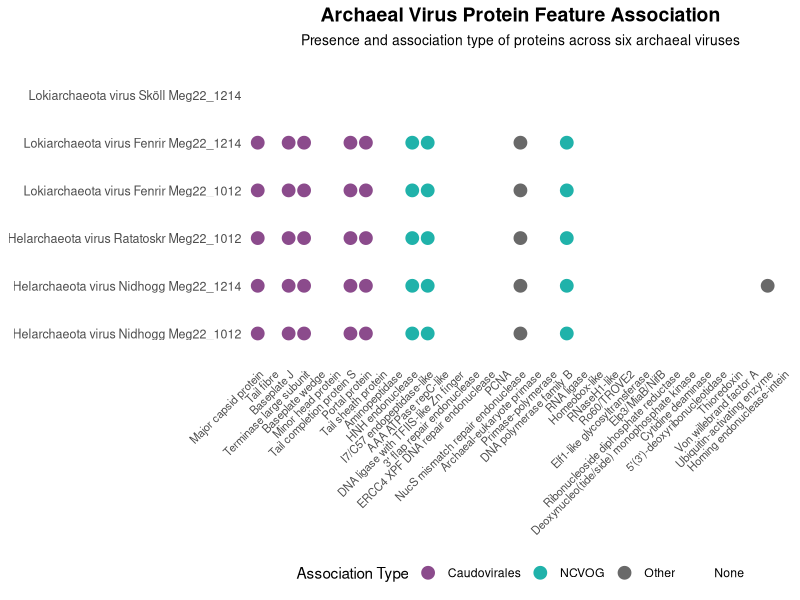
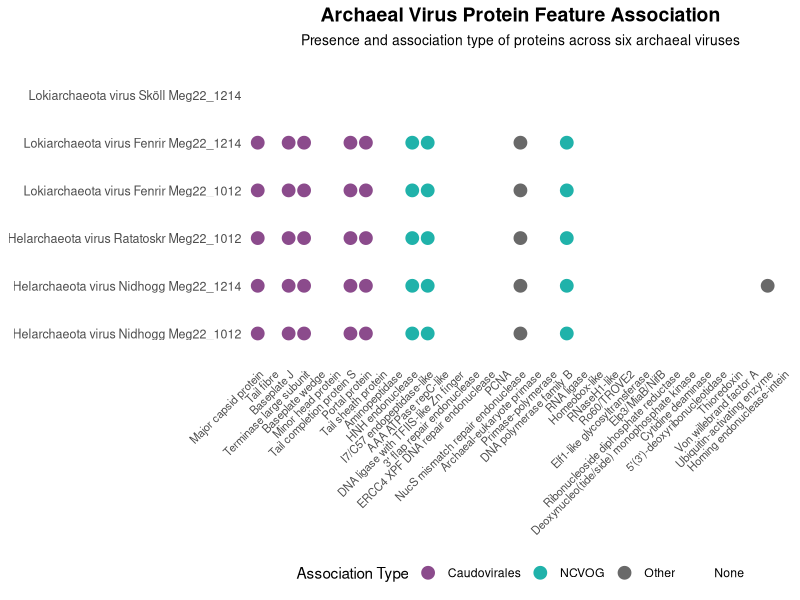
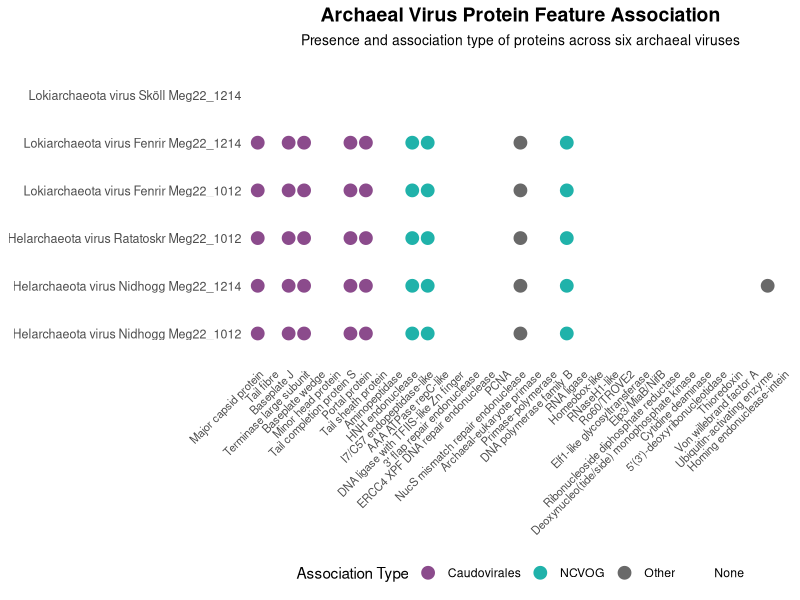

Generate these figures, in order, with R:
# =============================================================================
# Predatory-bacterial-virome -- phage annotation / Gene dot-plot, full variant
# =============================================================================
# Full variant of the gene dot-plot with the complete styling; reads and
# writes inside an external prototyping folder (GTR_DEF).
#
# Manuscript      : Fig. S6 (variant)
# Main outputs    : virus_protein_dotplot.pdf
# Original script : 1mobilome_predatory_bacteria/7phage_gene_annotation/phage_gene_anno_plot/virus_protein_dotplot.R
# -----------------------------------------------------------------------------
# Input data and output files are resolved from GTR_DATA (current analysis root),
# GTR_WORK (earlier working copy) and GTR_DEF (shared defensome data). All three
# default to the current working directory; set them instead of editing files:
#
#     Sys.setenv(GTR_DATA = "/path/to/06_predatory_bacteria_virome")
#
# =============================================================================
GTR_DATA <- normalizePath(Sys.getenv("GTR_DATA", unset = "."), mustWork = FALSE)
GTR_DEF <- normalizePath(Sys.getenv("GTR_DEF", unset = "."), mustWork = FALSE)

# 古菌病毒蛋白质特征点图
# 基于图像描述创建的数据可视化

library(ggplot2)
library(dplyr)
library(tidyr)

# 设置工作目录和输出
setwd(file.path(GTR_DEF, "代码调试"))

# 1. 创建病毒名称
viruses <- c(
  "Helarchaeota virus Nidhogg Meg22_1012",
  "Helarchaeota virus Nidhogg Meg22_1214", 
  "Helarchaeota virus Ratatoskr Meg22_1012",
  "Lokiarchaeota virus Fenrir Meg22_1012",
  "Lokiarchaeota virus Fenrir Meg22_1214",
  "Lokiarchaeota virus Sköll Meg22_1214"
)

# 2. 创建蛋白质特征名称（按功能分类）
# 病毒结构和形态发生 (12个特征)
virion_features <- c(
  "Major capsid protein",
  "Tail fibre", 
  "Baseplate J",
  "Terminase large subunit",
  "Baseplate wedge",
  "Minor head protein",
  "Tail completion protein S",
  "Portal protein",
  "Tail sheath protein",
  "Aminopeptidase",
  "HNH endonuclease",
  "I7/C57 endopeptidase-like"
)

# DNA复制、重组和修复 (9个特征)
dna_features <- c(
  "AAA ATPase repC-like",
  "DNA ligase with TFIIS-like Zn finger",
  "3' flap repair endonuclease", 
  "ERCC4 XPF DNA repair endonuclease",
  "PCNA",
  "NucS mismatch repair endonuclease",
  "Archaeal-eukaryote primase",
  "Primase-polymerase",
  "DNA polymerase family B"
)

# RNA和转录 (7个特征)
rna_features <- c(
  "RNA ligase",
  "Homeobox-like",
  "RNaseH1-like",
  "Ro60/TROVE2",
  "Elf1-like glycosyltransferase",
  "Elp3/MiaB/NifB",
  "Ribonucleoside diphosphate reductase"
)

# 核苷酸代谢 (4个特征)
nucleotide_features <- c(
  "Deoxynucleo(tide/side) monophosphate kinase",
  "Cytidine deaminase",
  "5'(3')-deoxyribonucleotidase",
  "Thioredoxin"
)

# 宿主-病毒相互作用 (3个特征)
host_virus_features <- c(
  "Von willebrand factor A",
  "Ubiquitin-activating enzyme", 
  "Homing endonuclease-intein"
)

# 合并所有特征
all_features <- c(virion_features, dna_features, rna_features, nucleotide_features, host_virus_features)

# 3. 创建功能分类信息
feature_categories <- data.frame(
  feature = all_features,
  category = c(
    rep("Virion structure and morphogenesis", length(virion_features)),
    rep("DNA replication, recombination and repair", length(dna_features)),
    rep("RNA and transcription", length(rna_features)),
    rep("Nucleotide metabolism", length(nucleotide_features)),
    rep("Host-virus interaction", length(host_virus_features))
  ),
  category_order = c(
    rep(1, length(virion_features)),
    rep(2, length(dna_features)),
    rep(3, length(rna_features)),
    rep(4, length(nucleotide_features)),
    rep(5, length(host_virus_features))
  )
)

# 4. 根据图像描述创建数据矩阵
# 创建关联类型数据
create_association_data <- function() {
  # 初始化数据框
  data_list <- list()
  
  # 为每个病毒创建数据
  for (i in 1:length(viruses)) {
    virus_data <- data.frame(
      virus = viruses[i],
      feature = all_features,
      association = "None",  # 默认为无关联
      stringsAsFactors = FALSE
    )
    
    # 根据图像描述设置关联类型
    if (i <= 5) {  # 前5个病毒
      # 病毒结构和形态发生特征 (前12个)
      virus_data$association[1:12] <- c("Caudovirales", "None", "Caudovirales", "Caudovirales", 
                                       "None", "None", "Caudovirales", "Caudovirales", 
                                       "None", "None", "NCVOG", "NCVOG")
      
      # DNA复制、重组和修复特征 (13-21个)
      virus_data$association[13:21] <- c("None", "None", "None", "None", "None", 
                                        "Other", "None", "None", "NCVOG")
      
      # 其他特征保持为None
      virus_data$association[22:35] <- "None"
      
      # 特殊处理：第二个病毒的宿主-病毒相互作用特征
      if (i == 2) {
        virus_data$association[34] <- "Other"  # Ubiquitin-activating enzyme
      }
    } else {  # 第6个病毒 (Sköll)
      # 所有特征都无关联
      virus_data$association <- "None"
    }
    
    data_list[[i]] <- virus_data
  }
  
  return(do.call(rbind, data_list))
}

# 创建数据
plot_data <- create_association_data()

# 合并功能分类信息
plot_data <- merge(plot_data, feature_categories, by = "feature", all.x = TRUE)

# 5. 设置因子顺序
plot_data$virus <- factor(plot_data$virus, levels = rev(viruses))
plot_data$feature <- factor(plot_data$feature, levels = all_features)
plot_data$association <- factor(plot_data$association, 
                               levels = c("Caudovirales", "NCVOG", "Other", "None"))

# 6. 创建分类背景数据
category_background <- feature_categories %>%
  group_by(category, category_order) %>%
  summarise(
    start = min(as.numeric(feature)),
    end = max(as.numeric(feature)),
    .groups = 'drop'
  ) %>%
  mutate(
    y_min = 0.5,
    y_max = length(viruses) + 0.5
  )

# 7. 创建颜色映射
association_colors <- c(
  "Caudovirales" = "#8B4B8C",  # 紫色
  "NCVOG" = "#20B2AA",         # 青绿色
  "Other" = "#696969",         # 深灰色
  "None" = "white"             # 白色
)

# 8. 绘制图形
p <- ggplot(plot_data, aes(x = feature, y = virus)) +
  
  # 添加分类背景
  geom_rect(data = category_background, 
            aes(xmin = start - 0.5, xmax = end + 0.5, ymin = y_min, ymax = y_max),
            fill = c("#E6E6FA", "#E0F6FF", "#E0F6FF", "#E0F6FF", "#FFE6E6"),
            alpha = 0.3, inherit.aes = FALSE) +
  
  # 添加点
  geom_point(aes(color = association, fill = association), 
             size = 4, shape = 21, stroke = 0.5) +
  
  # 设置颜色
  scale_color_manual(values = association_colors, name = "Association Type") +
  scale_fill_manual(values = association_colors, name = "Association Type") +
  
  # 设置主题
  theme_minimal() +
  theme(
    axis.text.x = element_text(angle = 45, hjust = 1, size = 8),
    axis.text.y = element_text(size = 9),
    axis.title = element_blank(),
    panel.grid = element_blank(),
    legend.position = "bottom",
    plot.title = element_text(hjust = 0.5, size = 14, face = "bold"),
    plot.subtitle = element_text(hjust = 0.5, size = 10)
  ) +
  
  # 添加标题
  labs(
    title = "Archaeal Virus Protein Feature Association",
    subtitle = "Presence and association type of proteins across six archaeal viruses"
  ) +
  
  # 反转y轴使第一个病毒在顶部
  scale_y_discrete(limits = rev(levels(plot_data$virus)))

# 9. 添加分类标签
# 计算每个分类的中间位置
category_labels <- feature_categories %>%
  group_by(category, category_order) %>%
  summarise(
    x_pos = mean(as.numeric(feature)),
    .groups = 'drop'
  ) %>%
  mutate(
    y_pos = length(viruses) + 0.8
  )

# 添加分类标签到图形
p <- p + 
  geom_text(data = category_labels,
            aes(x = x_pos, y = y_pos, label = category),
            angle = 45, hjust = 0, size = 3, fontface = "bold")

# 10. 显示图形
print(p)

# 11. 保存图形
ggsave("virus_protein_dotplot.png", plot = p, width = 16, height = 8, dpi = 300)
ggsave("virus_protein_dotplot.pdf", plot = p, width = 16, height = 8)

# 12. 输出数据摘要
cat("数据摘要:\n")
cat("病毒数量:", length(viruses), "\n")
cat("蛋白质特征数量:", length(all_features), "\n")
cat("功能分类数量:", length(unique(feature_categories$category)), "\n")

# 显示关联类型统计
association_summary <- table(plot_data$association)
cat("\n关联类型统计:\n")
print(association_summary)
